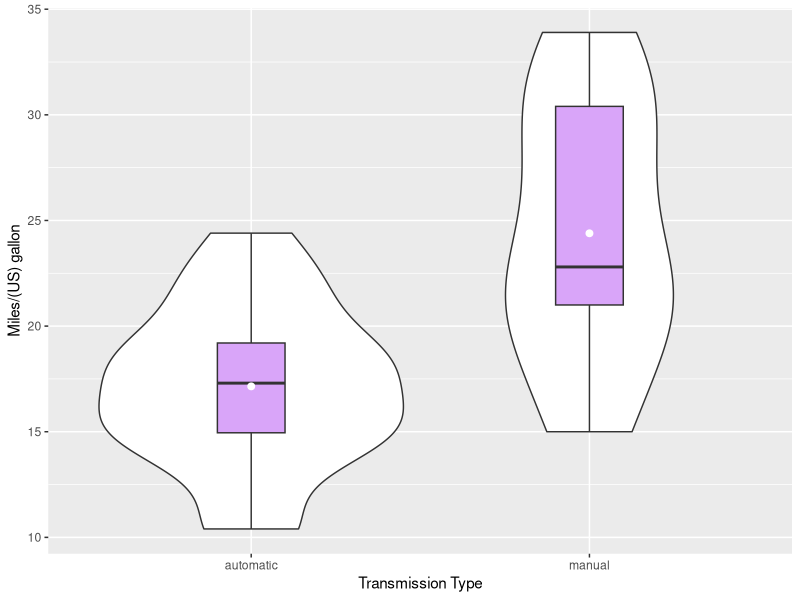
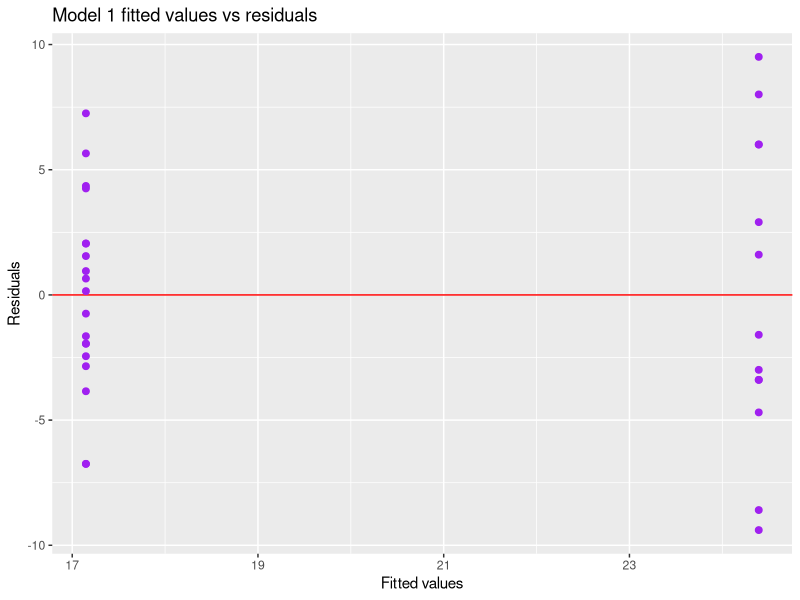
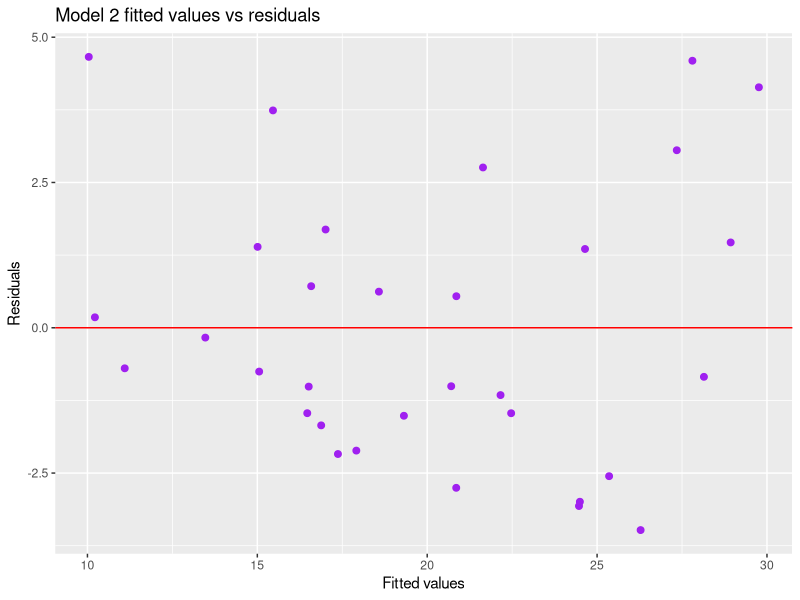

Write the R code that produced these figures, in order.
## ---- chunk 1
require(knitr, quietly = TRUE)
require(ggplot2, quietly = TRUE)
require(scales, quietly = TRUE)
knitr::opts_chunk$set(echo = FALSE, cache = TRUE, cache.path = "cache/", 
                      fig.path = "figure/", fig.align = "center")
# load cars dataset
require(datasets, quietly = TRUE)
data(mtcars)
## ---- chunk 2
kable(head(mtcars), caption = "Sample from mtcars")
## ---- chunk 3
model1 <- lm(mpg ~ am, mtcars)
model1sum <- summary(model1)
kable(model1sum$coef, caption = "Model Coefficients")
## ---- chunk 4
library(MASS)
fit <- lm(mpg ~ ., mtcars)
step <- stepAIC(fit, direction = "both", trace = 0)
# step$anova
## ---- chunk 5
model2 <- lm(mpg ~ wt + qsec + am, mtcars)
model2sum <- summary(model2)
kable(model2sum$coef, caption = "Model Coefficients")
## ---- chunk 6
fit.models <- c("model1", "model2")
fit.r.squared <- c(model1sum$adj.r.squared, model2sum$adj.r.squared)
fit.var.residuals <- c(model1sum$sigma, model2sum$sigma)
fit.aic <- c(AIC(model1), AIC(model2))
df <- data.frame("Model" = fit.models, "R-Squared" = fit.r.squared, "Residual Variance" = fit.var.residuals, AIC = fit.aic)
kable(df)
## ---- chunk 7
mtcars2 <- data.frame(mtcars)
mtcars2$am <- factor(mtcars2$am, labels = c("automatic", "manual"))
ggplot(mtcars2, aes(x = am, y = mpg)) +
    geom_violin() +
    geom_boxplot(width = 0.2, fill = "purple", alpha = 0.4) +
    stat_summary(fun.y = mean, geom = "point", colour = "white", shape = 19, size = 2) +
    labs(x = "Transmission Type", y = "Miles/(US) gallon")
## ---- chunk 8
#plot(fitted(model1), resid(model1))
qplot(fitted(model1), resid(model1)) +
    geom_hline(yintercept = 0, colour = "red") +
    geom_point(shape = 19, size = 2, colour = "purple") +
    xlab("Fitted values") +
    ylab("Residuals") +
    ggtitle("Model 1 fitted values vs residuals")
## ---- chunk 9
# plot(fitted(model2), resid(model2))
qplot(fitted(model2), resid(model2)) +
    geom_hline(yintercept = 0, colour = "red") +
    geom_point(shape = 19, size = 2, colour = "purple") +
    xlab("Fitted values") +
    ylab("Residuals") +
    ggtitle("Model 2 fitted values vs residuals")
